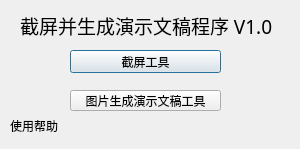
<?xml version="1.0" encoding="UTF-8"?>
<ui version="4.0">
 <class>Dialog</class>
 <widget class="QDialog" name="Dialog">
  <property name="geometry">
   <rect>
    <x>0</x>
    <y>0</y>
    <width>300</width>
    <height>149</height>
   </rect>
  </property>
  <property name="windowTitle">
   <string>Dialog</string>
  </property>
  <widget class="QLabel" name="label">
   <property name="geometry">
    <rect>
     <x>20</x>
     <y>10</y>
     <width>261</width>
     <height>31</height>
    </rect>
   </property>
   <property name="sizePolicy">
    <sizepolicy hsizetype="Minimum" vsizetype="Minimum">
     <horstretch>0</horstretch>
     <verstretch>0</verstretch>
    </sizepolicy>
   </property>
   <property name="font">
    <font>
     <family>等线</family>
     <pointsize>14</pointsize>
    </font>
   </property>
   <property name="text">
    <string>截屏并生成演示文稿程序 V1.0</string>
   </property>
  </widget>
  <widget class="QPushButton" name="pushButton">
   <property name="geometry">
    <rect>
     <x>70</x>
     <y>50</y>
     <width>151</width>
     <height>23</height>
    </rect>
   </property>
   <property name="text">
    <string>截屏工具</string>
   </property>
  </widget>
  <widget class="QPushButton" name="pushButton_2">
   <property name="geometry">
    <rect>
     <x>70</x>
     <y>90</y>
     <width>151</width>
     <height>21</height>
    </rect>
   </property>
   <property name="text">
    <string>图片生成演示文稿工具</string>
   </property>
  </widget>
  <widget class="QLabel" name="label_2">
   <property name="geometry">
    <rect>
     <x>10</x>
     <y>120</y>
     <width>54</width>
     <height>12</height>
    </rect>
   </property>
   <property name="text">
    <string>使用帮助</string>
   </property>
  </widget>
 </widget>
 <resources/>
 <connections/>
</ui>
